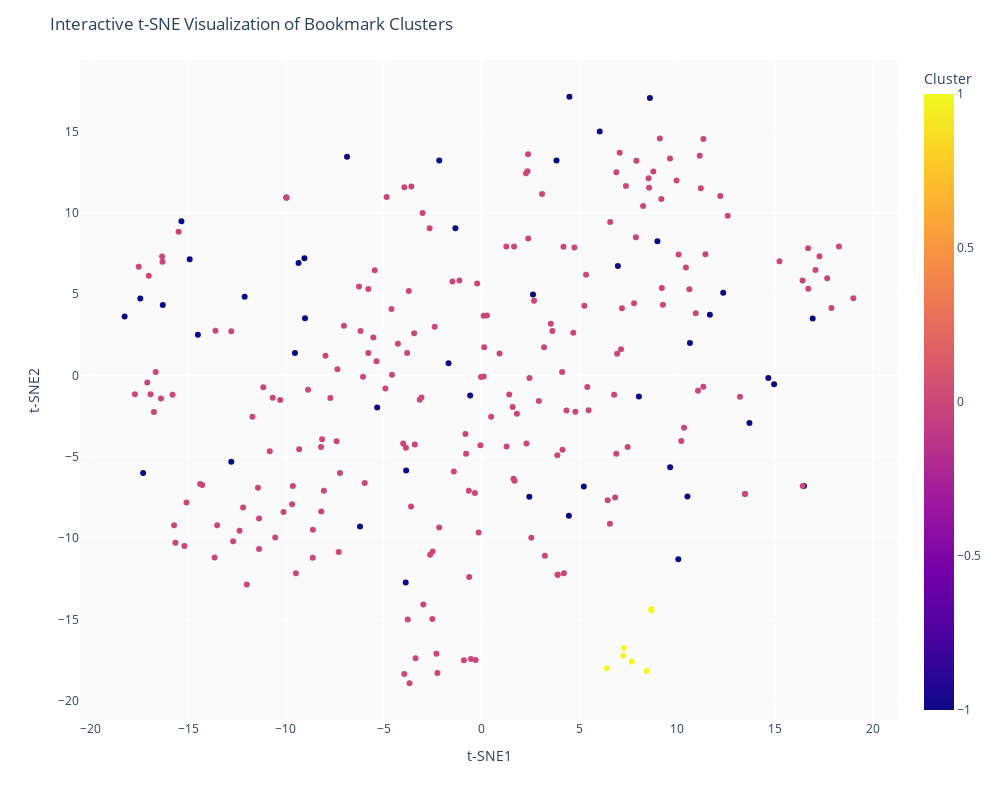

The notebook cell saved with this chart:
### Code cell
import json
import numpy as np
import hdbscan
from hdbscan import HDBSCAN
from hdbscan.validity import validity_index
import pandas as pd
from sklearn.decomposition import TruncatedSVD
from sklearn.manifold import TSNE
import plotly.express as px
import colorcet as cc
from collections import defaultdict
import warnings
from sklearn.preprocessing import StandardScaler

def optimize_hdbscan_clustering(embeddings, min_cluster_size_range=range(5, 50, 5)):
    best_score = -np.inf
    best_labels = None
    best_params = {}
    
    # Scale the embeddings
    scaler = StandardScaler()
    embeddings_scaled = scaler.fit_transform(embeddings)
    
    for min_cluster_size in min_cluster_size_range:
        clusterer = HDBSCAN(min_cluster_size=min_cluster_size, min_samples=1, gen_min_span_tree=True)
        clusterer.fit(embeddings_scaled)
        
        if len(set(clusterer.labels_)) > 1:  # Ensure we have more than one cluster
            try:
                with warnings.catch_warnings():
                    warnings.filterwarnings('ignore', category=RuntimeWarning)
                    score = hdbscan.validity.validity_index(embeddings_scaled, clusterer.labels_)
                if score > best_score:
                    best_score = score
                    best_labels = clusterer.labels_
                    best_params = {'min_cluster_size': min_cluster_size}
            except Exception as e:
                print(f"Error calculating validity index for min_cluster_size={min_cluster_size}: {str(e)}")
                continue
    
    return best_score, best_params, best_labels

def build_folder_structure(labels, titles):
    root = {"name": "Root", "type": "folder", "children": []}
    clusters = defaultdict(list)
    
    for label, title in zip(labels, titles):
        if label != -1:  # -1 is the noise label in HDBSCAN
            clusters[label].append({"name": title, "type": "bookmark"})
        else:
            root["children"].append({"name": title, "type": "bookmark"})
    
    for label, bookmarks in clusters.items():
        cluster_folder = {"name": f"Cluster {label}", "type": "folder", "children": bookmarks}
        root["children"].append(cluster_folder)
    
    return root

def print_folder_structure(folder, indent=0):
    prefix = "  " * indent
    if folder["type"] == "folder":
        print(f"{prefix}+ {folder['name']} ({len([c for c in folder['children'] if c['type'] == 'bookmark'])} bookmarks, {len([c for c in folder['children'] if c['type'] == 'folder'])} subfolders)")
        for child in folder["children"]:
            print_folder_structure(child, indent + 1)
    else:
        print(f"{prefix}- {folder['name']}")

def visualize_embeddings_plotly(embeddings_2d, labels, titles):
    df = pd.DataFrame({
        't-SNE1': embeddings_2d[:, 0],
        't-SNE2': embeddings_2d[:, 1],
        'Cluster': labels,
        'Title': titles
    })

    color_palette = cc.glasbey_dark

    fig = px.scatter(df, x='t-SNE1', y='t-SNE2', color='Cluster',
                     hover_data=['Title'], color_discrete_sequence=color_palette)

    fig.update_layout(
        title="Interactive t-SNE Visualization of Bookmark Clusters",
        plot_bgcolor='rgb(250,250,250)',
        width=1000,
        height=800,
    )

    fig.show()
    fig.write_html("bookmark_clusters_interactive.html")
    print("Interactive plot saved as 'bookmark_clusters_interactive.html'")

# Load the embedded bookmarks
with open('embedded_bookmarks.json') as f:
    data = json.load(f)

embeddings = np.array([bookmark["embedding"] for bookmark in data])

print("\nHDBSCAN Clustering:")
hdbscan_score, hdbscan_params, hdbscan_labels = optimize_hdbscan_clustering(embeddings)
print(f"Best HDBSCAN Score: {hdbscan_score:.4f}")
print(f"Best Parameters: {hdbscan_params}")
print(f"Number of Clusters: {len(set(hdbscan_labels)) - (1 if -1 in hdbscan_labels else 0)}")

# Build and print folder structure
folder_structure = build_folder_structure(hdbscan_labels, titles)
print("\nFolder Structure:")
print_folder_structure(folder_structure)

# Perform t-SNE for visualization
tsne = TSNE(n_components=2, random_state=42)
embeddings_2d = tsne.fit_transform(embeddings_reduced)

# Visualize with Plotly
visualize_embeddings_plotly(embeddings_2d, hdbscan_labels, titles)

### Figure 1 — Plotly figure (JSON) as saved in the notebook; plotly's stock layout.template omitted (floating-point values rounded to 4 significant figures; data arrays with more than 128 entries replaced by an {"elided": "..."} marker saying what was removed)
{"data": [{"customdata": {"elided": "258x1 str values"}, "hovertemplate": "t-SNE1=%{x}<br>t-SNE2=%{y}<br>Title=%{customdata[0]}<br>Cluster=%{marker.color}<extra></extra>", "legendgroup": "", "marker": {"color": {"elided": "258 int values"}, "coloraxis": "coloraxis", "symbol": "circle"}, "mode": "markers", "name": "", "orientation": "v", "showlegend": false, "type": "scatter", "x": {"elided": "258 float values"}, "xaxis": "x", "y": {"elided": "258 float values"}, "yaxis": "y"}], "layout": {"coloraxis": {"colorbar": {"title": {"text": "Cluster"}}, "colorscale": [[0, "#0d0887"], [0.1111, "#46039f"], [0.2222, "#7201a8"], [0.3333, "#9c179e"], [0.4444, "#bd3786"], [0.5556, "#d8576b"], [0.6667, "#ed7953"], [0.7778, "#fb9f3a"], [0.8889, "#fdca26"], [1, "#f0f921"]]}, "height": 800, "legend": {"tracegroupgap": 0}, "margin": {"t": 60}, "plot_bgcolor": "rgb(250,250,250)", "title": {"text": "Interactive t-SNE Visualization of Bookmark Clusters"}, "width": 1000, "xaxis": {"anchor": "y", "domain": [0, 1], "title": {"text": "t-SNE1"}}, "yaxis": {"anchor": "x", "domain": [0, 1], "title": {"text": "t-SNE2"}}}}
